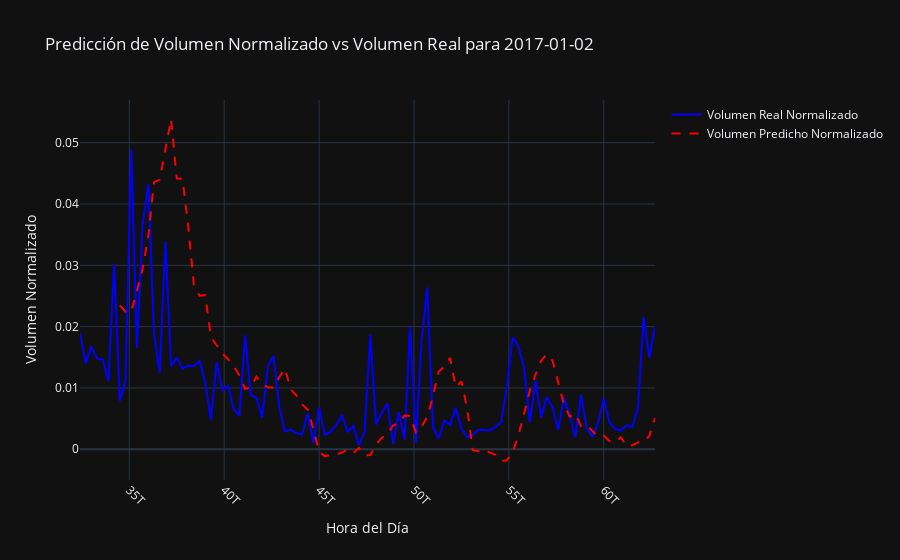

The notebook cell saved with this chart:
### Markdown cell above
<span style="color:#1E90FF; font-weight:bold">Try to improve your prediction using other predictive models. Bear in mind that the target is a normalized vector where all weights sum to one (i.e. akin to multi-class probability problem). Alternatively you can see the problem as a target percentage of volume by using at least one feature: the time bin

### Code cell
import os
import pandas as pd
import numpy as np
import matplotlib.pyplot as plt
from sklearn.metrics import mean_squared_error
from sklearn.preprocessing import MinMaxScaler
from tensorflow.keras.models import Sequential
from tensorflow.keras.layers import LSTM, Dense
import tensorflow as tf
import logging

# Configuración para eliminar mensajes de advertencia
os.environ['TF_CPP_MIN_LOG_LEVEL'] = '3'
logging.getLogger('tensorflow').setLevel(logging.FATAL)

# Deshabilitar toda salida de TensorFlow
tf.get_logger().setLevel('FATAL')

# Forzar uso de CPU si la GPU está causando problemas
tf.config.set_visible_devices([], 'GPU')

class RNNVolumePredictor:
    def __init__(self, window_size, lstm_units=50, epochs=10, batch_size=64):
        """
        Clase para predecir la curva de volumen utilizando una RNN (LSTM) para mejorar la predicción del volumen.

        Args:
            window_size (int): Tamaño de la ventana para los datos secuenciales.
            lstm_units (int): Número de unidades LSTM en la capa.
            epochs (int): Número de épocas para el entrenamiento.
            batch_size (int): Tamaño del batch para el entrenamiento.
        """
        self.window_size = window_size
        self.lstm_units = lstm_units
        self.epochs = epochs
        self.batch_size = batch_size
        self.model = None
        self.scaler = MinMaxScaler()

    def train(self, train_df):
        """
        Entrenar el predictor utilizando una RNN (LSTM).

        Args:
            train_df (DataFrame): Datos de entrenamiento con las columnas ['date', 'time_5min', 'volume', 'vwap', 'day_of_week'].
        """
        # Preprocesamiento de los datos
        grouped = train_df.groupby('time_5min')['volume'].mean()
        normalized_volume = self.scaler.fit_transform(grouped.values.reshape(-1, 1)).flatten()

        X, y = [], []
        for i in range(self.window_size, len(normalized_volume)):
            X.append(normalized_volume[i - self.window_size:i])
            y.append(normalized_volume[i])

        X, y = np.array(X), np.array(y)
        X = np.reshape(X, (X.shape[0], X.shape[1], 1))  # Reshape para LSTM

        # Crear el modelo LSTM
        self.model = Sequential()
        self.model.add(LSTM(units=self.lstm_units, input_shape=(X.shape[1], 1), return_sequences=True))
        self.model.add(LSTM(units=self.lstm_units))
        self.model.add(Dense(1, activation='linear'))
        self.model.compile(optimizer='adam', loss='mean_squared_error')

        # Entrenar el modelo
        self.model.fit(X, y, epochs=self.epochs, batch_size=self.batch_size, verbose=0)

    def predict(self, test_df):
        """
        Predecir la curva de volumen utilizando el modelo entrenado.

        Args:
            test_df (DataFrame): Datos de prueba con las columnas ['date', 'time_5min', 'volume', 'vwap'].

        Returns:
            Series: Predicción de la curva de volumen normalizada para el día o para toda la serie, con los índices correspondientes.
        """
        if self.model is None:
            raise ValueError("El modelo no ha sido entrenado aún.")

        grouped = test_df.groupby('time_5min')['volume'].mean()
        normalized_volume = self.scaler.transform(grouped.values.reshape(-1, 1)).flatten()

        X_pred = []
        for i in range(self.window_size, len(normalized_volume)):
            X_pred.append(normalized_volume[i - self.window_size:i])

        X_pred = np.array(X_pred)
        X_pred = np.reshape(X_pred, (X_pred.shape[0], X_pred.shape[1], 1))
        predictions = self.model.predict(X_pred, verbose=0)

        return pd.Series(predictions.flatten(), index=grouped.index[self.window_size:])

    def evaluate(self, test_df):
        """
        Evaluar el rendimiento del predictor comparando las predicciones con los valores reales normalizados.

        Args:
            test_df (DataFrame): Datos de prueba con las columnas ['date', 'time_5min', 'volume', 'vwap'].

        Returns:
            float: RMSE (Raíz del Error Cuadrático Medio) de la predicción.
        """
        if self.model is None:
            raise ValueError("El modelo no ha sido entrenado aún.")

        grouped = test_df.groupby('time_5min')['volume'].mean()
        normalized_volume = self.scaler.transform(grouped.values.reshape(-1, 1)).flatten()

        X_test, y_test = [], []
        for i in range(self.window_size, len(normalized_volume)):
            X_test.append(normalized_volume[i - self.window_size:i])
            y_test.append(normalized_volume[i])

        X_test, y_test = np.array(X_test), np.array(y_test)
        X_test = np.reshape(X_test, (X_test.shape[0], X_test.shape[1], 1))

        predictions = self.model.predict(X_test, verbose=0).flatten()

        mse = mean_squared_error(y_test, predictions)
        rmse = np.sqrt(mse)
        print(f"RMSE del predictor de volumen utilizando la RNN: {rmse}")
        return rmse

    def visualize_prediction(self, test_df, date):
        """
        Visualizar la predicción frente a los valores reales normalizados para un día específico.

        Args:
            test_df (DataFrame): Datos de prueba con las columnas ['date', 'time_5min', 'volume', 'vwap'].
            date (str): Fecha específica para la cual se desea visualizar la predicción.
        """
        day_df = test_df[test_df['date'] == date]
        actual_curve = day_df.set_index('time_5min')['volume']
        actual_curve /= actual_curve.sum()  # Normalizar la curva de volumen real
        predicted_curve = self.predict(day_df)
        predicted_curve /= predicted_curve.sum()  # Normalizar la curva de volumen predicho

        
        # Crear la figura en Plotly
        fig = go.Figure()

        # Añadir la curva de volumen real normalizado
        fig.add_trace(go.Scatter(
            x=actual_curve.index,
            y=actual_curve.values,
            mode='lines',
            name='Volumen Real Normalizado',
            line=dict(color='blue', width=2)
        ))

        # Añadir la curva de volumen predicho normalizado
        fig.add_trace(go.Scatter(
            x=predicted_curve.index,
            y=predicted_curve.values,
            mode='lines',
            name='Volumen Predicho Normalizado',
            line=dict(color='red', width=2, dash='dash')
        ))

        # Configuración del layout
        fig.update_layout(
            title=f'Predicción de Volumen Normalizado vs Volumen Real para {date}',
            xaxis_title='Hora del Día',
            yaxis_title='Volumen Normalizado',
            template='plotly_dark',
            showlegend=True
        )

        # Ajuste de los ticks del eje x
        fig.update_xaxes(tickangle=45)

        # Mostrar la figura
        fig.show()


# Ejemplo de uso
volume_predictor = RNNVolumePredictor(window_size=7, lstm_units=50, epochs=10, batch_size=32)  # Ajustar hiperparámetros para mayor estabilidad

# Asumiendo que 'algo.resampled_df' tiene las columnas ['date', 'time_5min', 'volume', 'vwap']

# Entrenar el predictor
volume_predictor.train(algo.resampled_df)

# Evaluar el rendimiento del predictor
rmse = volume_predictor.evaluate(algo.test_df)

# Visualizar la predicción para una fecha específica
volume_predictor.visualize_prediction(algo.test_df, '2017-01-02')

### Figure 1 — Plotly figure (JSON) as saved in the notebook; plotly's stock layout.template omitted (floating-point values rounded to 4 significant figures)
{"data": [{"line": {"color": "blue", "width": 2}, "mode": "lines", "name": "Volumen Real Normalizado", "type": "scatter", "x": [32400000000000, 32700000000000, 33000000000000, 33300000000000, 33600000000000, 33900000000000, 34200000000000, 34500000000000, 34800000000000, 35100000000000, 35400000000000, 35700000000000, 36000000000000, 36300000000000, 36600000000000, 36900000000000, 37200000000000, 37500000000000, 37800000000000, 38100000000000, 38400000000000, 38700000000000, 39000000000000, 39300000000000, 39600000000000, 39900000000000, 40200000000000, 40500000000000, 40800000000000, 41100000000000, 41400000000000, 41700000000000, 42000000000000, 42300000000000, 42600000000000, 42900000000000, 43200000000000, 43500000000000, 43800000000000, 44100000000000, 44400000000000, 44700000000000, 45000000000000, 45300000000000, 45600000000000, 45900000000000, 46200000000000, 46500000000000, 46800000000000, 47100000000000, 47400000000000, 47700000000000, 48000000000000, 48300000000000, 48600000000000, 48900000000000, 49200000000000, 49500000000000, 49800000000000, 50100000000000, 50400000000000, 50700000000000, 51000000000000, 51300000000000, 51600000000000, 51900000000000, 52200000000000, 52500000000000, 52800000000000, 53100000000000, 53400000000000, 53700000000000, 54000000000000, 54300000000000, 54600000000000, 54900000000000, 55200000000000, 55500000000000, 55800000000000, 56100000000000, 56400000000000, 56700000000000, 57000000000000, 57300000000000, 57600000000000, 57900000000000, 58200000000000, 58500000000000, 58800000000000, 59100000000000, 59400000000000, 59700000000000, 60000000000000, 60300000000000, 60600000000000, 60900000000000, 61200000000000, 61500000000000, 61800000000000, 62100000000000, 62400000000000, 62700000000000], "y": [0.01898, 0.01401, 0.01673, 0.01479, 0.01462, 0.01112, 0.03019, 0.007892, 0.01114, 0.04889, 0.01649, 0.03674, 0.04325, 0.0189, 0.01246, 0.0339, 0.0135, 0.01498, 0.01315, 0.01364, 0.01354, 0.01444, 0.01095, 0.004815, 0.01425, 0.009612, 0.01035, 0.006576, 0.005437, 0.01858, 0.008855, 0.008392, 0.005169, 0.01357, 0.01525, 0.006912, 0.00295, 0.003167, 0.00265, 0.002422, 0.005839, 0.001027, 0.00683, 0.002333, 0.002823, 0.003968, 0.005588, 0.002878, 0.003797, 0.0006238, 0.002913, 0.01868, 0.004021, 0.005944, 0.007453, 0.0008302, 0.006078, 0.001576, 0.01998, 0.001033, 0.01752, 0.0264, 0.003613, 0.00176, 0.004662, 0.003937, 0.006748, 0.003411, 0.001953, 0.002315, 0.003186, 0.003111, 0.003078, 0.003644, 0.004468, 0.01042, 0.01828, 0.01679, 0.01335, 0.004442, 0.01119, 0.005226, 0.008506, 0.006815, 0.003161, 0.00838, 0.00573, 0.001979, 0.008891, 0.003407, 0.002003, 0.004196, 0.008317, 0.004392, 0.003341, 0.003055, 0.00393, 0.003608, 0.006679, 0.02163, 0.01498, 0.02004]}, {"line": {"color": "red", "dash": "dash", "width": 2}, "mode": "lines", "name": "Volumen Predicho Normalizado", "type": "scatter", "x": [34500000000000, 34800000000000, 35100000000000, 35400000000000, 35700000000000, 36000000000000, 36300000000000, 36600000000000, 36900000000000, 37200000000000, 37500000000000, 37800000000000, 38100000000000, 38400000000000, 38700000000000, 39000000000000, 39300000000000, 39600000000000, 39900000000000, 40200000000000, 40500000000000, 40800000000000, 41100000000000, 41400000000000, 41700000000000, 42000000000000, 42300000000000, 42600000000000, 42900000000000, 43200000000000, 43500000000000, 43800000000000, 44100000000000, 44400000000000, 44700000000000, 45000000000000, 45300000000000, 45600000000000, 45900000000000, 46200000000000, 46500000000000, 46800000000000, 47100000000000, 47400000000000, 47700000000000, 48000000000000, 48300000000000, 48600000000000, 48900000000000, 49200000000000, 49500000000000, 49800000000000, 50100000000000, 50400000000000, 50700000000000, 51000000000000, 51300000000000, 51600000000000, 51900000000000, 52200000000000, 52500000000000, 52800000000000, 53100000000000, 53400000000000, 53700000000000, 54000000000000, 54300000000000, 54600000000000, 54900000000000, 55200000000000, 55500000000000, 55800000000000, 56100000000000, 56400000000000, 56700000000000, 57000000000000, 57300000000000, 57600000000000, 57900000000000, 58200000000000, 58500000000000, 58800000000000, 59100000000000, 59400000000000, 59700000000000, 60000000000000, 60300000000000, 60600000000000, 60900000000000, 61200000000000, 61500000000000, 61800000000000, 62100000000000, 62400000000000, 62700000000000], "y": [0.02344, 0.02243, 0.02237, 0.02611, 0.02944, 0.03483, 0.04356, 0.04398, 0.04903, 0.05386, 0.04414, 0.04411, 0.03646, 0.02684, 0.02503, 0.02514, 0.01827, 0.01697, 0.01564, 0.01468, 0.01356, 0.01205, 0.009866, 0.01005, 0.01184, 0.01056, 0.01013, 0.01004, 0.01174, 0.01318, 0.009786, 0.008759, 0.007336, 0.006455, 0.003316, -0.0003944, -0.001146, -0.0008947, -0.0008124, -0.0005513, -2.615e-05, -0.0005811, 0.000213, -0.0009923, -0.0009359, 0.000734, 0.001863, 0.002456, 0.003882, 0.004269, 0.005491, 0.005471, 0.002731, 0.003681, 0.005309, 0.008644, 0.01262, 0.01354, 0.0149, 0.01013, 0.01104, 0.006687, -0.0001413, -0.0003049, -3.297e-06, -0.0005573, -0.0008934, -0.001911, -0.001787, -0.0004765, 0.002257, 0.005759, 0.009512, 0.01215, 0.01442, 0.0155, 0.01448, 0.01088, 0.007388, 0.005307, 0.005775, 0.003784, 0.003972, 0.002956, 0.002096, 0.002231, 0.001335, 0.001203, 0.00194, 0.0005218, 0.0006655, 0.001116, 0.001212, 0.002159, 0.005122]}], "layout": {"showlegend": true, "title": {"text": "Predicción de Volumen Normalizado vs Volumen Real para 2017-01-02"}, "xaxis": {"tickangle": 45, "title": {"text": "Hora del Día"}}, "yaxis": {"title": {"text": "Volumen Normalizado"}}}}
